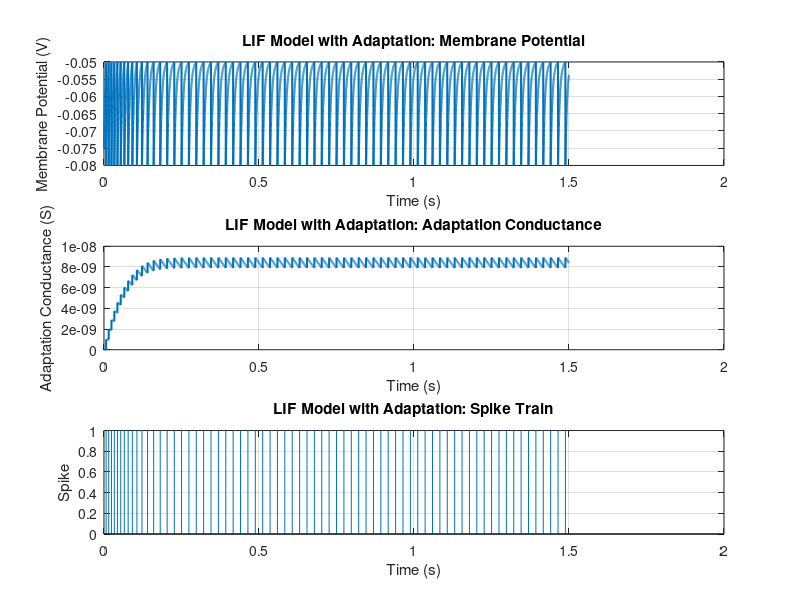

MATLAB code to generate this figure:
% Parameters
E_L = -75e-3;           % Resting potential (mV)
V_th = -50e-3;          % Threshold potential (mV)
V_reset = -80e-3;       % Reset potential (mV)
R_m = 100e6;           % Membrane resistance (MOhm)
C_m = 100e-12;           % Membrane capacitance (pF)
E_k = -80e-3;           % Adaptation reversal potential (mV)
tau_SRA = 200e-3;       % Adaptation time constant (ms)
Delta_G_SRA = 1e-9;  % Spike-triggered adaptation increment (uS)
I_app = 5e-10;         % Applied current (nA)
dt = 0.1e-3;            % Time step (ms)
T = 1.5;            % Total simulation time (ms)

% Time vector
time = 0:dt:T;
n_steps = length(time);

% Variables
V = E_L * ones(1, n_steps);      % Membrane potential (mV)
G_SRA = zeros(1, n_steps);       % Adaptation conductance (uS)
spike_train = zeros(1, n_steps); % Spike train

for t = 2:n_steps
    % Update G_SRA (adaptation conductance)
    dG_SRA = -G_SRA(t-1) / tau_SRA;
    G_SRA(t) = G_SRA(t-1) + dG_SRA * dt;

    % Update membrane potential using Euler's method
    dV = ((E_L - V(t-1)) / R_m + G_SRA(t) * (E_k - V(t-1)) + I_app) * (dt / C_m);
    V(t) = V(t-1) + dV;

    % Check for spike
    if V(t) > V_th
        V(t) = V_reset; % Reset potential
        G_SRA(t) = G_SRA(t) + Delta_G_SRA; % Increment adaptation conductance
        spike_train(t) = 1; % Record spike
    end
end

% Subplot 1: Membrane potential
subplot(3, 1, 1);
plot(time, V, 'LineWidth', 1.5);
xlabel('Time (s)');
ylabel('Membrane Potential (V)');
title('LIF Model with Adaptation: Membrane Potential');
grid on;

% Subplot 2: Adaptation conductance
subplot(3, 1, 2);
plot(time, G_SRA, 'LineWidth', 1.5);
xlabel('Time (s)');
ylabel('Adaptation Conductance (S)');
title('LIF Model with Adaptation: Adaptation Conductance');
grid on;

% Subplot 3: Spike train
subplot(3, 1, 3);
stem(time, spike_train, 'Marker', 'none');
xlabel('Time (s)');
ylabel('Spike');
title('LIF Model with Adaptation: Spike Train');
grid on;